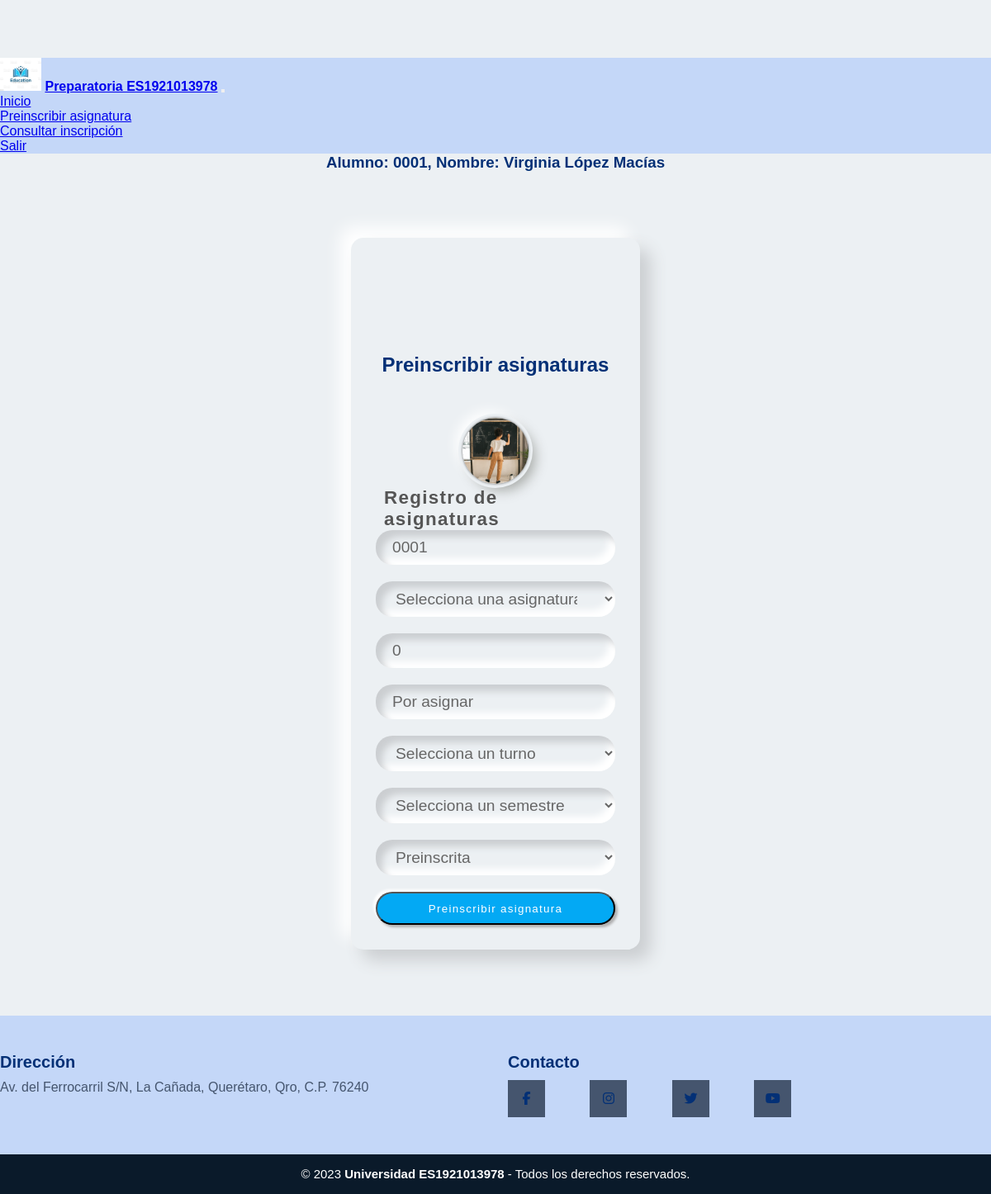
The app's page /preinscripcionAL.php (signed in) with its own data.
### tables this page shows
CREATE TABLE `usuarios` (
  `matricula` varchar(4) NOT NULL,
  `nombre` varchar(30) NOT NULL,
  `apellidopaterno` varchar(30) NOT NULL,
  `apellidomaterno` varchar(30) NOT NULL,
  `turno` varchar(10) NOT NULL,
  `tipousuario` varchar(2) NOT NULL,
  `password` varchar(15) NOT NULL
);

### preinscripcionAL.php (the view, shortened to what this page needs)
<?php
if(!isset($_SESSION['userAL'])){
    header('location: index.php');
} else if(isset($_SESSION['userAL'])){
    include_once 'conexion.php';
    $conn->setAttribute(PDO::ATTR_ERRMODE,PDO::ERRMODE_EXCEPTION);
    $sql=$conn->prepare('SELECT * FROM usuarios WHERE matricula=:Matricula');
    $sql->execute(array('Matricula'=>$_SESSION['userAL']));
    $rows=$sql->fetchAll(PDO::FETCH_ASSOC);
    foreach($rows as $row){
        $matricula=$row['matricula'];
        $nombre=$row['nombre'];
        $ap=$row['apellidopaterno'];
        $am=$row['apellidomaterno'];
    }
    $count=$sql->rowCount();
} else {
    echo "Error en el sistema";
}
?>
<!DOCTYPE html>
<html lang="en">
    <head>
        <link href="css/headerfooter.css" rel="stylesheet" type="text/css" media="screen" />
        <link href="css/style.css" rel="stylesheet" type="text/css" media="screen" />
    </head>
    <body>
  <header>
    <nav class="navbar fixed-top navbar-expand-lg navbar-dark indigo">
        <a class="navbar-brand"><img src="imagenes/logo.jpg" width="50" alt="logo Preparatoria ES1921013978"></a>
        <a class="navbar-brand" href="index.html" width="50" alt="logo Preparatoria ES1921013978"><strong>Preparatoria ES1921013978</strong></a>
        <button class="navbar-toggler" type="button" data-toggle="collapse" data-target="#navbarSupportedContent" aria-controls="navbarSupportedContent" aria-expanded="false" aria-label="Toggle navigation">
        </button>
        <div class="collapse navbar-collapse" id="navbarSupportedContent">
            <ul class="navbar-nav mr-auto">
                <li class="nav-item active">
                    <a class="nav-link" href="usuarioAL.php">Inicio</a>
                </li>
                <li class="nav-item">
                    <a class="nav-link" href="preinscripcionAL.php">Preinscribir asignatura</a>
                </li>
                <li class="nav-item">
                    <a class="nav-link" href="consultaAL.php">Consultar inscripción</a>
                </li>
                <li class="nav-item">
                    <a class="nav-link" href="salir.php">Salir</a>
                </li>
            </ul>
        </div>
    </nav>
  </header>
        <?php
            if($count==1){
                echo "<h3> Alumno: $matricula, Nombre: $nombre $ap $am </h3>";
            } else {
                echo "<h3>Usuario no encontrado</h3>";
            }
        ?>
                <section class="form-register">
                    <div class="wrapper">
                    <h1 id="titulo">Preinscribir asignaturas</h1>
                        <div class="logo">
                            <img src="imagenes/alumno.jpg" alt="">
                        </div>
                        <div class="text-center mt-4 name">
                            Registro de asignaturas
                        </div>
                        <form class="p-3 mt-3" action="preinscribirAsignatura.php" method="post">
                            <div class="form-field d-flex align-items-center">
                                <input type="text" id="matricula" name="matricula" value="<?php echo $row['matricula']; ?>" title="Ingresa solo números" minlength="4" maxlength="4" placeholder="Matrícula" readonly pattern="[0-9]+"/>
                            </div>
                            <div class="form-field d-flex align-items-center">
                                <select class="form-control" name="asignatura" id="asignatura">
                                    <option value="" disabled selected>Selecciona una asignatura</option>
                                </select>
                            </div>
                            <div class="form-field d-flex align-items-center">
                                <input type="text" id="grupo" name="grupo" value="0" title="Ingresa el grupo al que pertenece el alumno" minlength="2" maxlength="20" placeholder="Grupo" readonly pattern="[0-9]+"/>
                            </div>
                            <div class="form-field d-flex align-items-center">
                                <input type="text" id="profesor" name="profesor" value="Por asignar" title="Ingresa solo letras y espacios (puede llevar acentos)" minlength="2" maxlength="90" placeholder="Profesor asignado" readonly pattern="^[a-zA-ZÀ-ÿ\s]{2,30}$"/>
                            </div>
                            <div class="form-field d-flex align-items-center">
                                <select class="form-control" id="turno" name="turno" required>
                                    <option value="" disabled selected>Selecciona un turno</option>
                                </select>
                            </div>
                            <div class="form-field d-flex align-items-center">
                                <select class="form-control" name="semestre" id="semestre">
                                    <option value="" disabled selected>Selecciona un semestre</option>
                                </select>
                            </div>
                            <div class="form-field d-flex align-items-center">
                                <select class="form-control" name="estatus" id="estatus">
                                    <option value="Preinscrita">Preinscrita</option>
                                </select>
                            </div>
                            <input class="btn mt-3" type="submit" value="Preinscribir asignatura" name="registrar"></input>
                        </form>
                    </div>
                </section>
        <footer class="footer">
            <div class="grupo1">
                <div class="box">
                    <h2>Dirección</h2>
                        <p>Av. del Ferrocarril S/N, La Cañada, Querétaro, Qro, C.P. 76240</p>
                </div>
                <div class="box">
                    <h2>Contacto</h2>
                    <div class="contacto">
                        <a href="#" class="fa fa-facebook"></a>
                        <a href="#" class="fa fa-instagram"></a>
                        <a href="#" class="fa fa-twitter"></a>
                        <a href="#" class="fa fa-youtube"></a>
                    </div>
                </div>
            </div>
            <div class="grupo2">
                <small>&copy; 2023 <b>Universidad ES1921013978 </b> - Todos los derechos reservados.</small>
            </div>
        </footer>
    </body>
</html>

### css/headerfooter.css (style rules this page uses)
.navbar { background-color:#c4d7f8; }
.navbar-collapse { align-items: center; justify-content: space-between; }
header { height: 100%; }
.footer { width:100%; background:#c4d7f8; }
.footer .grupo1 { width: 100%; max-width: 1200px; margin: auto; display: grid; grid-template-columns: repeat(2,1fr); grid-gap:30px; padding: 45px 0px; }
.footer .grupo1 .box h2 { color: #033076; margin-bottom: 10px; font-size: 20px; text-align: left; }
.footer .grupo1 .box p { color: #45556e; margin-bottom: 10px; }
.footer .grupo1 .contacto a { display: inline-block; text-decoration: none; width: 45px; height: 45px; line-height: 45px; color: #033076; margin-right: 50px; background-color: #45556e; text-align: center; transition: all 0.5s ease; }
.footer .grupo2 { background-color:#0a1a2a; padding: 15px 10px; text-align: center; color: #fff; }
.footer .grupo2 small { font-size: 15px; }

### css/style.css (style rules this page uses)
body { font-family: sans-serif; margin: 0; background-color:#a8c6fa; padding-top: 70px; }
h1 { padding-top: 100px; padding-bottom: 50px; }
h1, h2, h3 { text-align: center; color: #033076; }
* { margin: 0; padding: 0; box-sizing: border-box; font-family: 'Poppins', sans-serif; }
body { background: #ecf0f3; }
.wrapper { max-width: 350px; min-height: 500px; margin: 80px auto; padding: 40px 30px 30px 30px; background-color: #ecf0f3; border-radius: 15px; box-shadow: 13px 13px 20px #cbced1, -13px -13px 20px #fff; }
.logo { width: 80px; margin: auto; }
.logo img { width: 100%; height: 80px; object-fit: cover; border-radius: 50%; box-shadow: 0px 0px 3px #5f5f5f, 0px 0px 0px 5px #ecf0f3, 8px 8px 15px #a7aaa7, -8px -8px 15px #fff; }
.wrapper .name { font-weight: 600; font-size: 1.4rem; letter-spacing: 1.3px; padding-left: 10px; color: #555; }
.wrapper .form-field input { width: 100%; display: block; border: none; outline: none; background: none; font-size: 1.2rem; color: #666; padding: 10px 15px 10px 10px; }
.wrapper .form-field select { width: 100%; display: block; border: none; outline: none; background: none; font-size: 1.2rem; color: #666; padding: 10px 15px 10px 10px; }
.wrapper .form-field { padding-left: 10px; margin-bottom: 20px; border-radius: 20px; box-shadow: inset 8px 8px 8px #cbced1, inset -8px -8px 8px #fff; }
.wrapper .form-field select { padding-right: 30px; }
.wrapper .btn { box-shadow: none; width: 100%; height: 40px; background-color: #03A9F4; color: #fff; border-radius: 25px; box-shadow: 3px 3px 3px #b1b1b1, -3px -3px 3px #fff; letter-spacing: 1.3px; }

### records on screen
usuarios: matricula "0001", nombre "Virginia", apellidopaterno "López", apellidomaterno "Macías"
